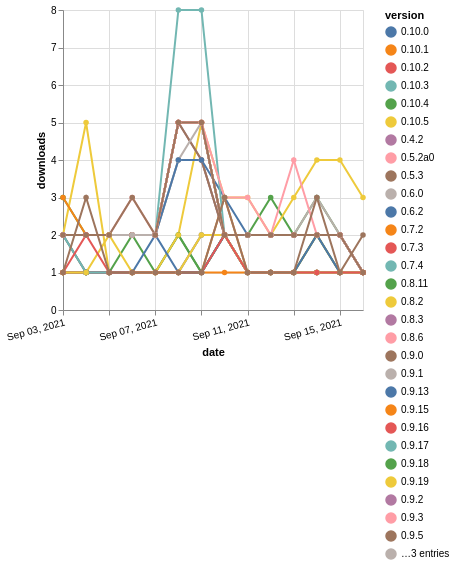

Vega-Lite specification stored for this chart:
### Vega-Lite specification from a JSON file in a GitHub repository (floating-point values rounded to 4 significant figures; data arrays with more than 128 entries replaced by an {"elided": "..."} marker saying what was removed)
{"$schema": "https://vega.github.io/schema/vega-lite/v5.json", "description": "A simple bar chart with embedded data.", "data": {"values": {"elided": "448 records"}}, "width": "container", "mark": {"type": "line", "point": {"filled": true}}, "encoding": {"x": {"field": "date", "type": "temporal", "timeUnit": "yearmonthdate", "title": "date", "axis": {"labelAngle": -15}}, "y": {"field": "delta", "type": "quantitative", "title": "downloads"}, "color": {"field": "version", "type": "nominal"}, "tooltip": {"field": "delta"}}}
